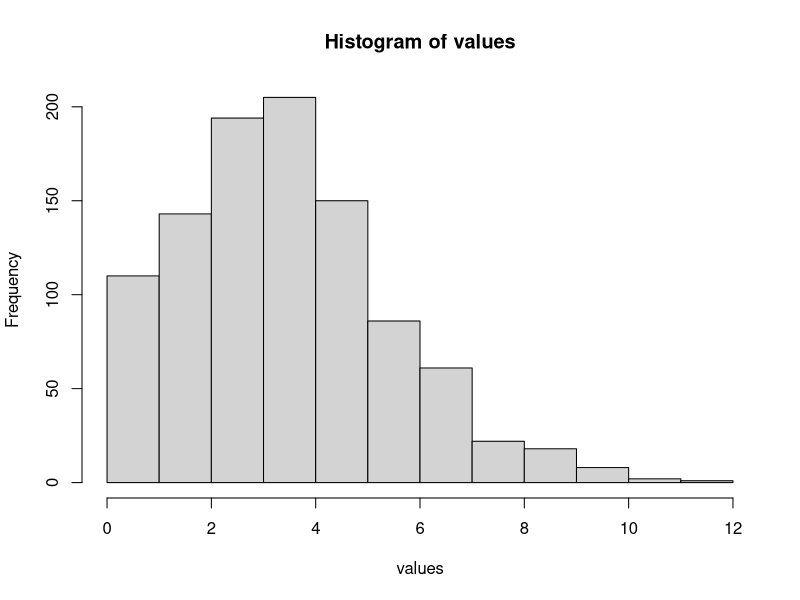

Here is the R script that generated this plot:
## ---- chunk 1
lambda <- 4
x1 <- 4
four_typos <- (lambda ^ x1 * exp(-lambda)) / factorial(x1)
four_typos
## ---- chunk 2
lambda <- 4
x2 <- 0
zero_typos <- (lambda ^ x2 * exp(-lambda)) / factorial(x2)
zero_typos
## ---- chunk 3
# Built in r function to check answers
q1 <- dpois(4, lambda = 4)
q1
q2 <- dpois(0, lambda = 4)
q2
## ---- chunk 4
samples <- 1:1000
values <- rpois(1000, lambda = 4)
hist(values)
